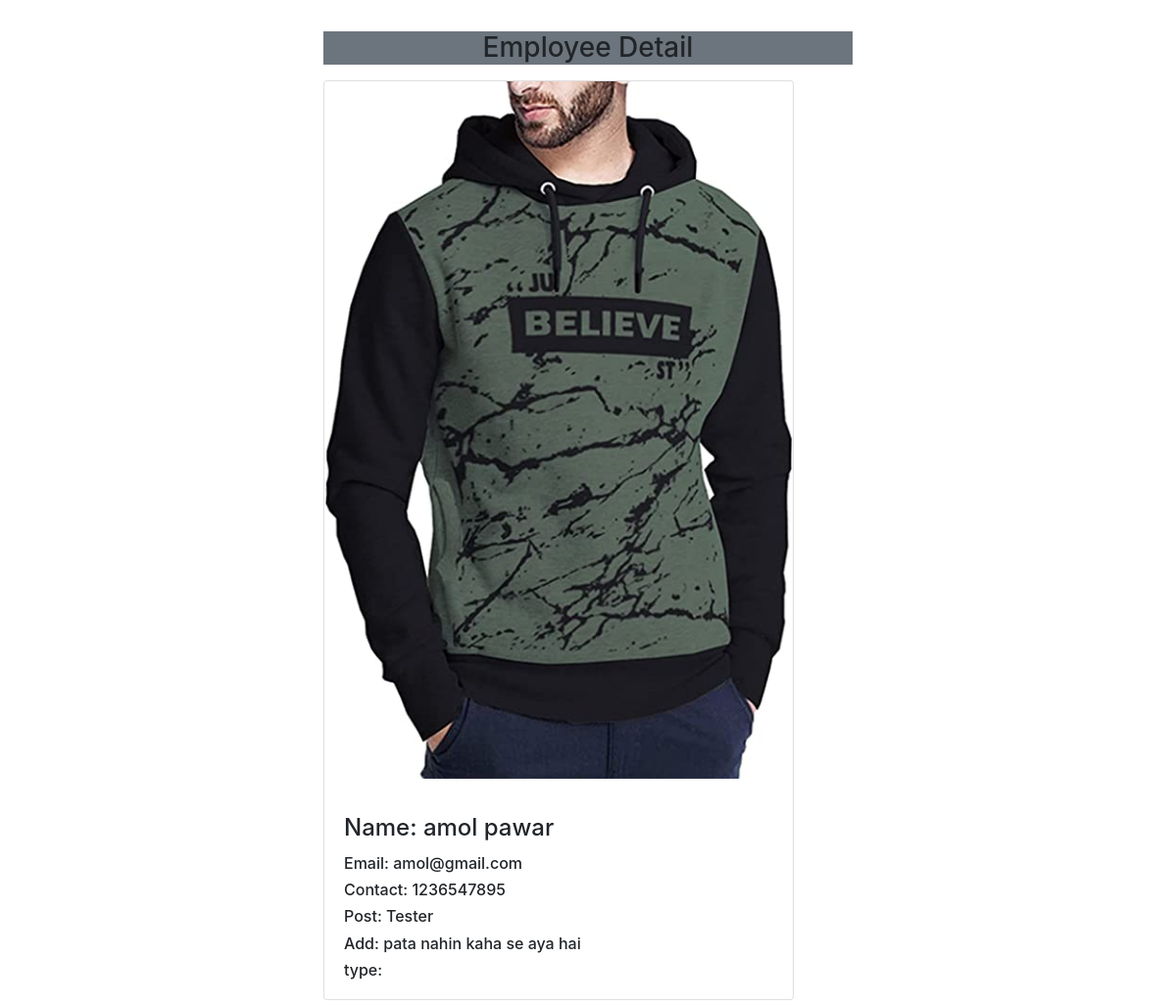
/employee_detail/16, run on the app's committed database.
### enroll/models.py (models this page shows, shortened)
class Employee(models.Model):
    name = models.CharField(max_length=200)
    lastname = models.CharField(max_length=200)
    email = models.EmailField(max_length=200)
    phoneNo = models.CharField(max_length=10)
    address =models.TextField()
    designation = models.CharField(choices = DESIGNATION_CHOICES, max_length=200)
    employeetype = models.CharField(max_length=10)
    employee_image = models.ImageField(upload_to = 'employeeimg/', null=True, blank=True)

### enroll/views.py (the view)
# urls.py: path('employee_detail/<int:id>',views.employee_detail, name='employee_detail'),
def employee_detail(request,id):
    employee = Employee.objects.filter(id=id)
    return render(request, 'app/employeedetail.html', {'employee': employee})

### enroll/templates/app/employeedetail.html (shortened to what this page needs)
<!DOCTYPE html>
<html lang="en">
<head>
    <link rel="stylesheet" href="https://cdn.jsdelivr.net/npm/bootstrap@4.3.1/dist/css/bootstrap.min.css">
</head>
<body>
    <div class="container">
        <div class="row my-3">
          <div class="col-md-4">
          </div>
         <div class="col-sm-6 offset-sm-3 ">
          <div><h3 class="text-center mb-3 bg-secondary ">Employee Detail</h3></div>
          <div class="card" style="width: 30rem;">
            {% for em in employee %}
            <img src="{{em.employee_image.url}}" class="card-img-top mb-3" alt="...">
            <div class="card-body">
              <h4 class="card-title">Name: {{em.name}} {{em.lastname}}</h4>
              <h6 class="card-text">Email: {{em.email}}</h6>
              <h6 class="card-text">Contact: {{em.phoneNo}} </h6>
              <h6 class="card-text">Post: {{em.designation}} </h6>
              <h6 class="card-text">Add: {{em.address}}</h6>
              <h6 class="card-text">type: {{em.employeetype}}</h6>
            </div>
            {% endfor %}
          </div>
        </div>
</div>
</div>
</body>
</html>

### data on the page
Employee: employee_image (picture), name "amol", lastname "pawar", email "amol@gmail.com", phoneNo "1236547895", designation "Tester", address "pata nahin kaha se aya hai"
